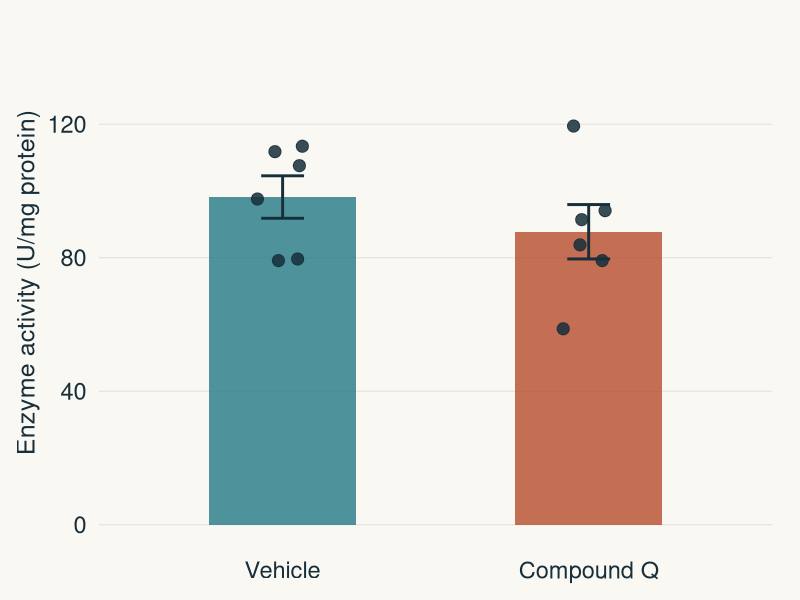

Recreate this plot in R.
library(ggplot2)

paper <- "#FAF8F2"; ink <- "#172E3B"; teal <- "#237A87"; rust <- "#B64C2E"
muted <- "#657174"

theme_d <- theme_minimal(base_size = 20, base_family = "Helvetica") +
  theme(text = element_text(colour = ink),
        plot.background = element_rect(fill = paper, colour = NA),
        panel.background = element_rect(fill = paper, colour = NA),
        panel.grid.minor = element_blank(),
        panel.grid.major = element_line(colour = "#DDDED6", linewidth = .3),
        axis.text = element_text(colour = ink, size = 17),
        axis.title = element_text(size = 18),
        legend.position = "none",
        plot.margin = margin(12, 20, 12, 12))

paired <- data.frame(
  preparation = c("P1","P2","P3","P4","P5","P6"),
  vehicle  = c(79.620, 79.143, 111.790, 107.580, 113.410, 97.593),
  compound = c(58.717, 79.147,  94.110,  83.853, 119.457, 91.413)
)

long <- rbind(
  data.frame(preparation = paired$preparation, condition = "Vehicle",    value = paired$vehicle),
  data.frame(preparation = paired$preparation, condition = "Compound Q", value = paired$compound)
)
long$condition <- factor(long$condition, levels = c("Vehicle", "Compound Q"))

stats <- do.call(rbind, lapply(split(long, long$condition), function(d) {
  data.frame(condition = d$condition[1],
             mean = mean(d$value),
             sem  = sd(d$value) / sqrt(nrow(d)))
}))
stats$condition <- factor(stats$condition, levels = c("Vehicle", "Compound Q"))

set.seed(7)
p <- ggplot(stats, aes(condition, mean, fill = condition)) +
  geom_col(width = 0.48, alpha = 0.80, colour = NA) +
  geom_errorbar(aes(ymin = mean - sem, ymax = mean + sem),
                width = 0.14, linewidth = 1.0, colour = ink) +
  geom_jitter(data = long, aes(condition, value),
              width = 0.09, size = 3.8, colour = ink, alpha = 0.85) +
  scale_fill_manual(values = c(teal, rust)) +
  scale_y_continuous(limits = c(0, 145), breaks = c(0, 40, 80, 120)) +
  labs(x = NULL, y = "Enzyme activity (U/mg protein)") +
  theme_d +
  theme(panel.grid.major.x = element_blank())

out <- "figures/generated"
ggsave(file.path(out, "bar-conventional.png"), p, width = 6.5, height = 4.5, dpi = 180,
  device = function(filename, width, height, res, ...) {
    grDevices::png(filename, width = width, height = height, units = "in", res = res,
      type = if (Sys.info()[["sysname"]] == "Darwin") "quartz" else "cairo", ...)
  })

message("Saved bar-conventional.png")
